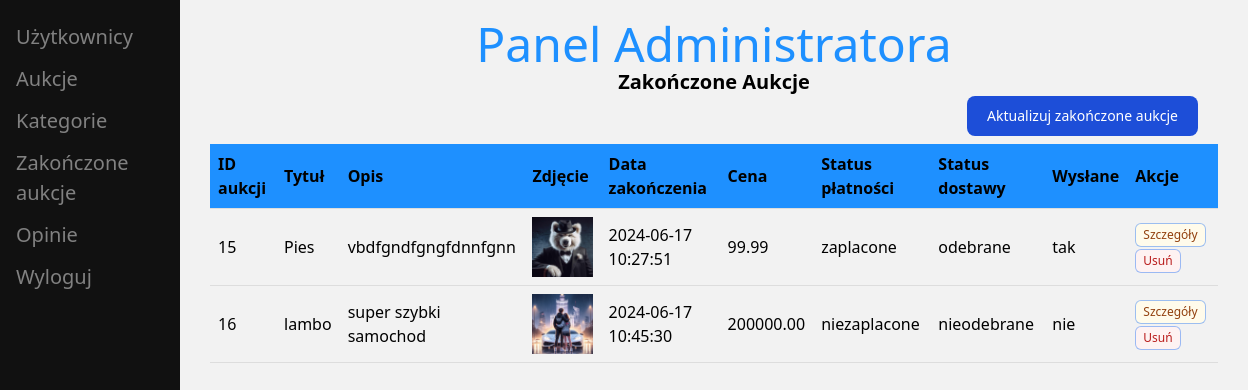
The page /dist/finished_auction_admin.php (signed in) on the database as committed earlier.
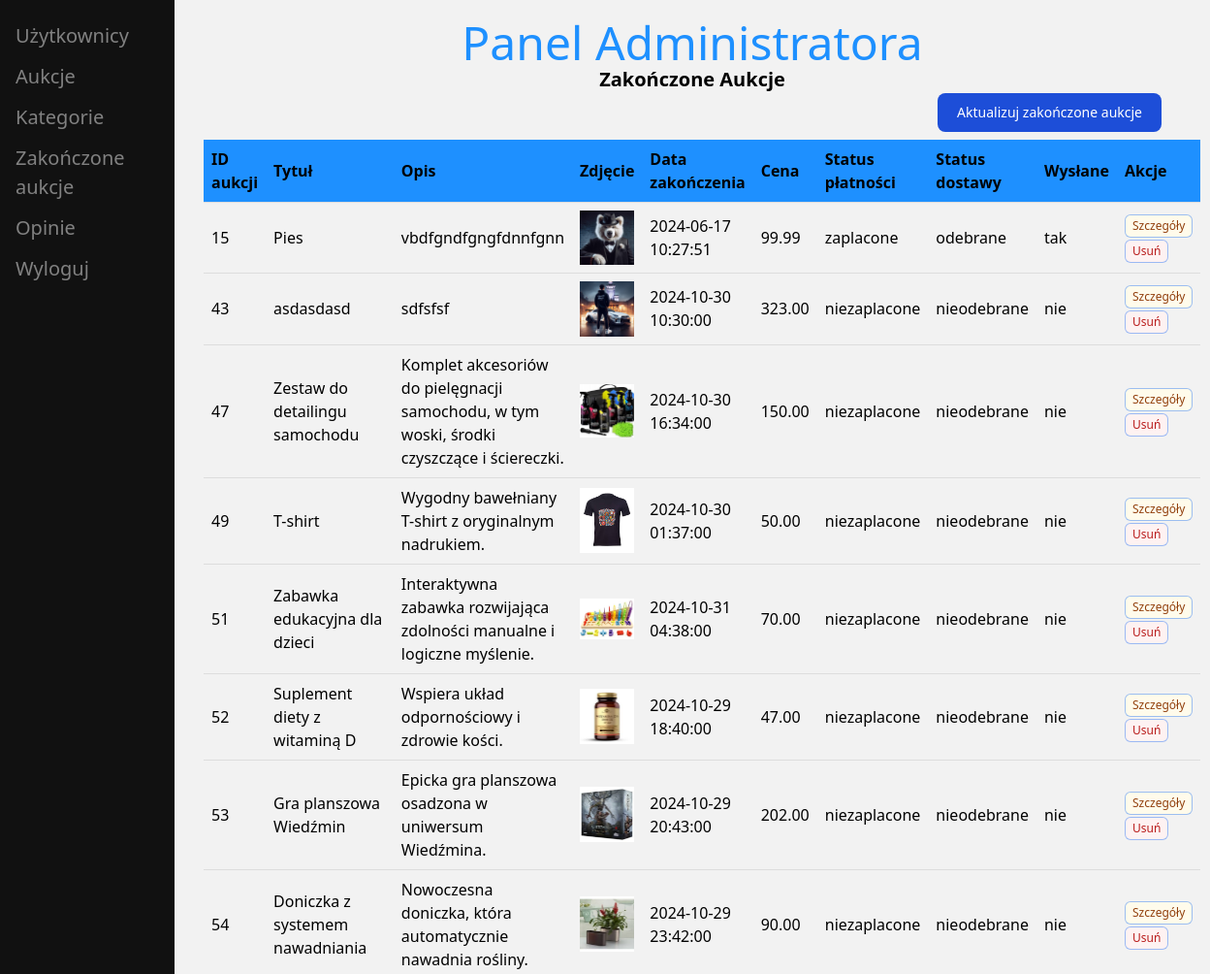
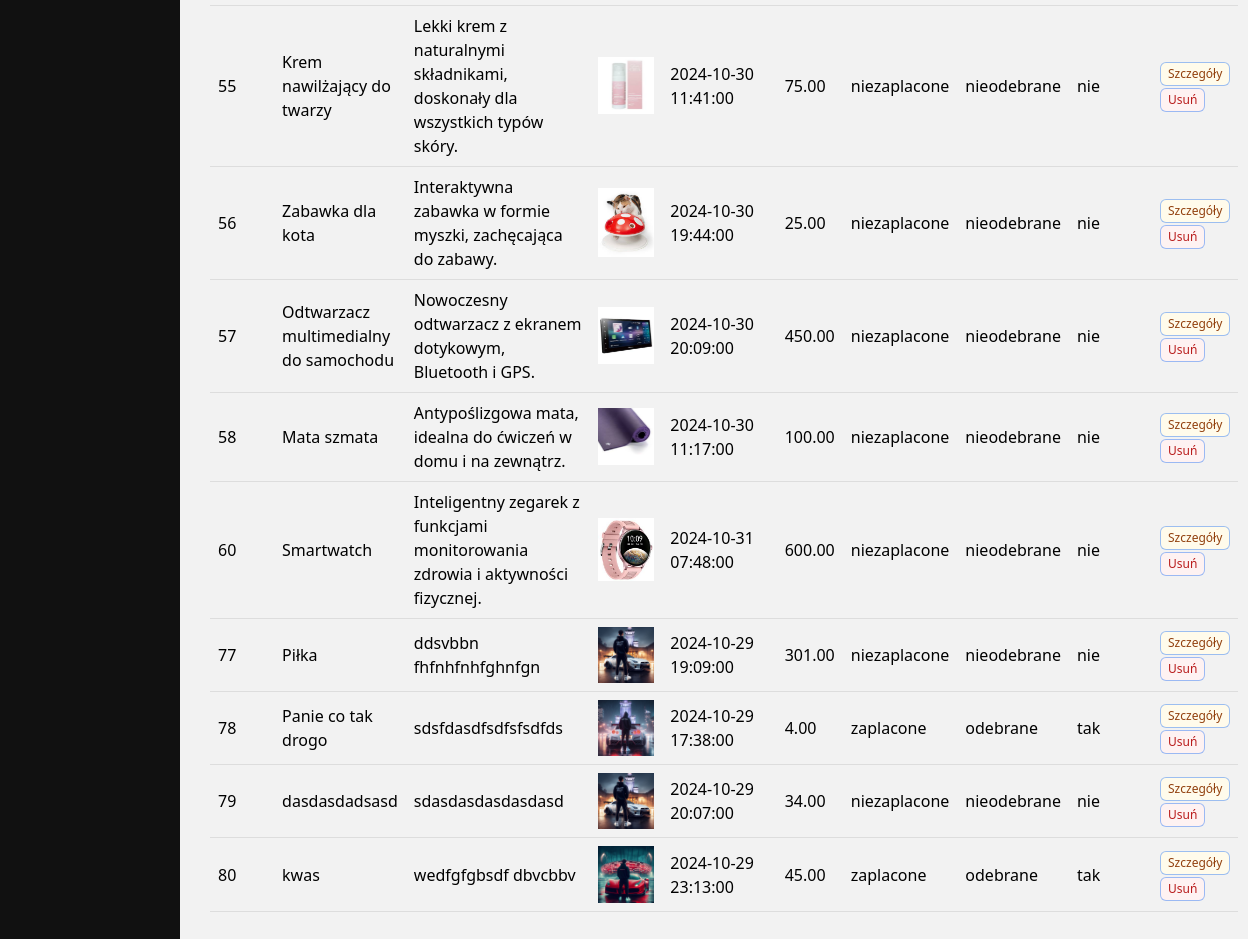
The same page on the database as committed later (2 pictures, top to bottom).
### tables this page shows
CREATE TABLE `completed_auctions` (
  `id` int(11) NOT NULL,
  `title` varchar(255) DEFAULT NULL,
  `image` varchar(255) NOT NULL,
  `description` text DEFAULT NULL,
  `end_time` datetime DEFAULT NULL,
  `price` decimal(10,2) DEFAULT NULL,
  `status` varchar(50) DEFAULT NULL,
  `id_user` int(11) DEFAULT NULL,
  `highest_bidder_id` int(11) DEFAULT NULL,
  `payment_status` enum('zaplacone','niezaplacone') DEFAULT 'niezaplacone',
  `delivery_status` enum('odebrane','nieodebrane') DEFAULT 'nieodebrane',
  `is_send` enum('tak','nie') DEFAULT 'nie'
);

### dist/finished_auction_admin.php (the view, shortened to what this page needs)
<?php
include_once "../scripts/connect.php";
$sql = "SELECT * FROM completed_auctions";
$stmt = $conn->prepare($sql);
$stmt->execute();
$completed_auctions = $stmt->fetchAll(PDO::FETCH_ASSOC);
?>
<!DOCTYPE html>
<html lang="pl">
<head>
    <link rel="stylesheet" href="../src/auctions_admin.css">
    <link href="https://cdn.jsdelivr.net/npm/tailwindcss@2.2.19/dist/tailwind.min.css" rel="stylesheet">
</head>
<body>
<div class="sidebar">
        <a href="admin.php"><i class="fa fa-fw fa-user"></i> Użytkownicy</a>
        <a href="auctions_admin.php"><i class="fa fa-clipboard"></i> Aukcje</a>
        <a href="category_admin.php"><i class="fa fa-clipboard"></i> Kategorie</a>
        <a href="finished_auction_admin.php"><i class="fa fa-clipboard"></i> Zakończone aukcje</a>
        <a href="admin_reviews.php"><i class="fa fa-clipboard"></i> Opinie</a>
        <a href="../scripts/logout.php"><i class="fa fa-clipboard"></i> Wyloguj</a>
    </div>
    <div class="main">
    <h1 class="text-5xl">Panel Administratora</h1>
        <h2 class="font-bold text-xl">Zakończone Aukcje</h2>
        <div class="flex justify-end mr-5">
            <form action="../scripts/update_completed_auctions.php" method="">
                <button type="submit" class="text-white bg-blue-700 hover:bg-blue-800 focus:ring-4 focus:ring-blue-300 font-medium rounded-lg text-sm px-5 py-2.5 me-2 mb-2 dark:bg-blue-600 dark:hover:bg-blue-700 focus:outline-none dark:focus:ring-blue-800">Aktualizuj zakończone aukcje</button>
            </form>
        </div>
        <table>
            <tr>
                <th>ID aukcji</th>
                <th>Tytuł</th>
                <th>Opis</th>
                <th>Zdjęcie</th>
                <th>Data zakończenia</th>
                <th>Cena</th>
                <th>Status płatności</th>
                <th>Status dostawy</th>
                <th>Wysłane</th>
                <th>Akcje</th>
            </tr>
            <?php foreach ($completed_auctions as $auction): ?>
                <tr>
                    <td><?php echo htmlspecialchars($auction['id']); ?></td>
                    <td><?php echo htmlspecialchars($auction['title']); ?></td>
                    <td><?php echo htmlspecialchars($auction['description']); ?></td>
                    <td><img src="<?php echo htmlspecialchars($auction['image']); ?>" alt="Zdjęcie produktu" width="100"></td>
                    <td><?php echo htmlspecialchars($auction['end_time']); ?></td>
                    <td><?php echo htmlspecialchars($auction['price']); ?></td>
                    <td><?php echo htmlspecialchars($auction['payment_status']); ?></td>
                    <td><?php echo htmlspecialchars($auction['delivery_status']); ?></td>
                    <td><?php echo htmlspecialchars($auction['is_send']); ?></td>
                    <td>
                        <span class="inline-flex items-center rounded-md bg-yellow-50 px-2 py-1 text-xs font-medium text-yellow-800 ring-1 ring-inset ring-yellow-600/20"><a href="view_auction_details_admin.php?id=<?php echo htmlspecialchars($auction['id']); ?>">Szczegóły</a></span>
                        <span class="inline-flex items-center rounded-md bg-red-50 px-2 py-1 text-xs font-medium text-red-700 ring-1 ring-inset ring-red-600/10"><a href="../scripts/delete_completed_auction.php?id=<?php echo htmlspecialchars($auction['id']); ?>">Usuń</a></span>
                    </td>
                </tr>
            <?php endforeach; ?>
        </table>
    </div>
</body>
</html>

### src/auctions_admin.css (style rules this page uses)
body { font-family: Arial, sans-serif; background-color: #f2f2f2; padding: 20px; }
h1 { text-align: center; color: #1E90FF; }
h2 { text-align: center; }
table { width: 100%; border-collapse: collapse; margin-bottom: 20px; }
th, td { padding: 8px; text-align: left; border-bottom: 1px solid #ddd; }
th { background-color: #1E90FF; }
.sidebar { height: 100%; width: 180px; position: fixed; z-index: 1; top: 0; left: 0; background-color: #111; overflow-x: hidden; padding-top: 16px; }
.sidebar a { padding: 6px 8px 6px 16px; text-decoration: none; font-size: 20px; color: #818181; display: block; }
.main { margin-left: 180px; padding: 0px 10px; }

Rows that differ between the two databases and show on the page:
removed completed_auctions: id "16", title "lambo", description "super szybki samochod", image (picture), end_time "2024-06-17 10:45:30", price "200000.00", payment_status "niezaplacone", delivery_status "nieodebrane", is_send "nie"
added completed_auctions: id "43", title "asdasdasd", description "sdfsfsf", image (picture), end_time "2024-10-30 10:30:00", price "323.00", payment_status "niezaplacone", delivery_status "nieodebrane", is_send "nie"
added completed_auctions: id "47", title "Zestaw do detailingu samochodu", description "Komplet akcesoriów do pielęgnacji samochodu, w tym woski, środki czyszczące i ściereczki.", image (picture), end_time "2024-10-30 16:34:00", price "150.00", payment_status "niezaplacone", delivery_status "nieodebrane", is_send "nie"
added completed_auctions: id "49", title "T-shirt", description "Wygodny bawełniany T-shirt z oryginalnym nadrukiem.", image (picture), end_time "2024-10-30 01:37:00", price "50.00", payment_status "niezaplacone", delivery_status "nieodebrane", is_send "nie"
added completed_auctions: id "51", title "Zabawka edukacyjna dla dzieci", description "Interaktywna zabawka rozwijająca zdolności manualne i logiczne myślenie.", image (picture), end_time "2024-10-31 04:38:00", price "70.00", payment_status "niezaplacone", delivery_status "nieodebrane", is_send "nie"
added completed_auctions: id "52", title "Suplement diety z witaminą D", description "Wspiera układ odpornościowy i zdrowie kości.", image (picture), end_time "2024-10-29 18:40:00", price "47.00", payment_status "niezaplacone", delivery_status "nieodebrane", is_send "nie"
added completed_auctions: id "53", title "Gra planszowa Wiedźmin", description "Epicka gra planszowa osadzona w uniwersum Wiedźmina.", image (picture), end_time "2024-10-29 20:43:00", price "202.00", payment_status "niezaplacone", delivery_status "nieodebrane", is_send "nie"
added completed_auctions: id "54", title "Doniczka z systemem nawadniania", description "Nowoczesna doniczka, która automatycznie nawadnia rośliny.", image (picture), end_time "2024-10-29 23:42:00", price "90.00", payment_status "niezaplacone", delivery_status "nieodebrane", is_send "nie"
added completed_auctions: id "55", title "Krem nawilżający do twarzy", description "Lekki krem z naturalnymi składnikami, doskonały dla wszystkich typów skóry.", image (picture), end_time "2024-10-30 11:41:00", price "75.00", payment_status "niezaplacone", delivery_status "nieodebrane", is_send "nie"
added completed_auctions: id "56", title "Zabawka dla kota", description "Interaktywna zabawka w formie myszki, zachęcająca do zabawy.", image (picture), end_time "2024-10-30 19:44:00", price "25.00", payment_status "niezaplacone", delivery_status "nieodebrane", is_send "nie"
added completed_auctions: id "57", title "Odtwarzacz multimedialny do samochodu", description "Nowoczesny odtwarzacz z ekranem dotykowym, Bluetooth i GPS.", image (picture), end_time "2024-10-30 20:09:00", price "450.00", payment_status "niezaplacone", delivery_status "nieodebrane", is_send "nie"
added completed_auctions: id "58", title "Mata szmata", description "Antypoślizgowa mata, idealna do ćwiczeń w domu i na zewnątrz.", image (picture), end_time "2024-10-30 11:17:00", price "100.00", payment_status "niezaplacone", delivery_status "nieodebrane", is_send "nie"
added completed_auctions: id "60", title "Smartwatch", description "Inteligentny zegarek z funkcjami monitorowania zdrowia i aktywności fizycznej.", image (picture), end_time "2024-10-31 07:48:00", price "600.00", payment_status "niezaplacone", delivery_status "nieodebrane", is_send "nie"
added completed_auctions: id "77", title "Piłka", description "ddsvbbn fhfnhfnhfghnfgn", image (picture), end_time "2024-10-29 19:09:00", price "301.00", payment_status "niezaplacone", delivery_status "nieodebrane", is_send "nie"
added completed_auctions: id "78", title "Panie co tak drogo", description "sdsfdasdfsdfsfsdfds", image (picture), end_time "2024-10-29 17:38:00", price "4.00", payment_status "zaplacone", delivery_status "odebrane", is_send "tak"
added completed_auctions: id "79", title "dasdasdadsasd", description "sdasdasdasdasdasd", image (picture), end_time "2024-10-29 20:07:00", price "34.00", payment_status "niezaplacone", delivery_status "nieodebrane", is_send "nie"
added completed_auctions: id "80", title "kwas", description "wedfgfgbsdf dbvcbbv", image (picture), end_time "2024-10-29 23:13:00", price "45.00", payment_status "zaplacone", delivery_status "odebrane", is_send "tak"
